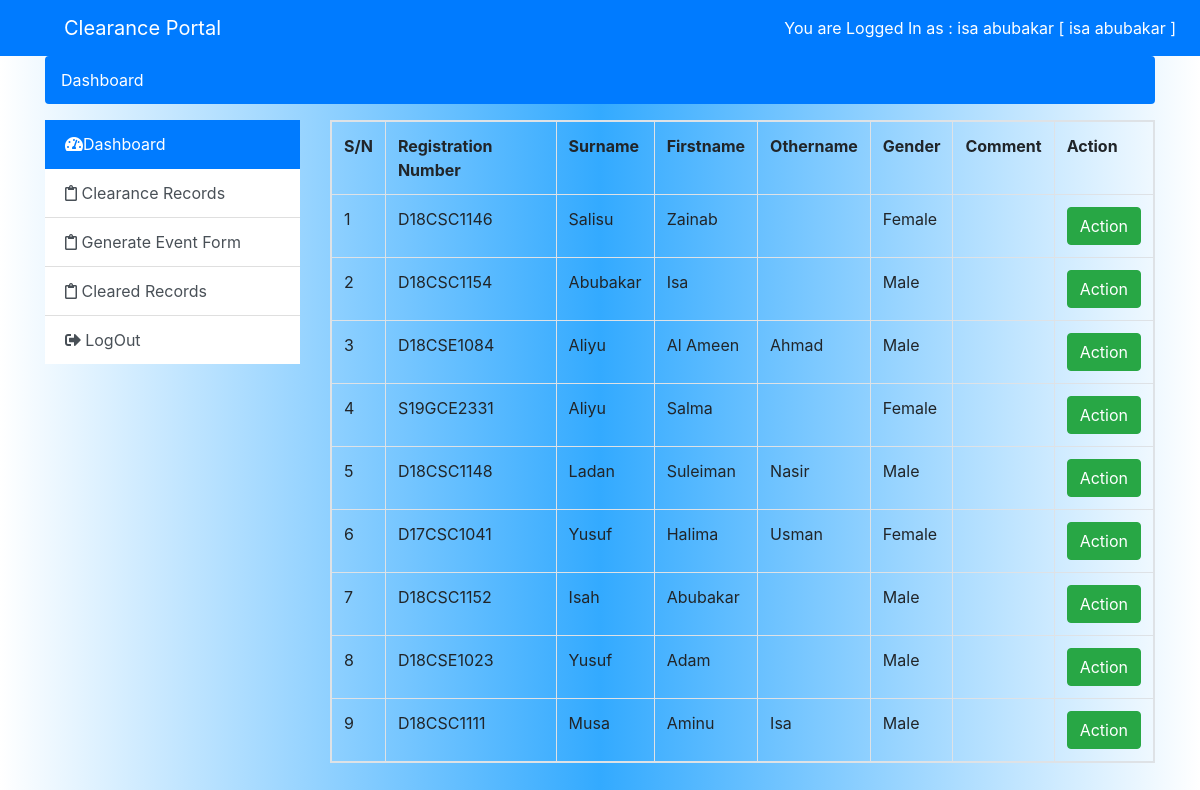
/dashboard.php?p=clearancerecords (signed in), run on the app's committed database.
### tables this page shows
CREATE TABLE `tbl_clearance` (
  `id` int(11) NOT NULL,
  `username` varchar(40) NOT NULL,
  `regno` varchar(255) NOT NULL,
  `surname` varchar(255) NOT NULL,
  `firstname` varchar(255) NOT NULL,
  `othernames` varchar(255) DEFAULT NULL,
  `gender` varchar(50) NOT NULL,
  `status` varchar(50) NOT NULL DEFAULT 'pending',
  `date` timestamp NOT NULL DEFAULT current_timestamp()
);

### view/clearancerecords.php (the view, shortened to what this page needs)
<table class="table table-bordered table-responsive">
    <tr>
        <th>S/N</th>
        <th>Registration Number</th>
        <th>Surname</th>
        <th>Firstname</th>
        <th>Othername</th>
        <th>Gender</th>
        <th>Comment</th>
        <th>Action</th>
    </tr>
    <?php
        $aCQuery = $conn->query("SELECT * FROM `tbl_clearance`");
        if (!$aCQuery) {
            die("UNABLE TO GET CLEARANCE ".$conn->error);
        }else{
            $sn = 0;
            while ($row = mysqli_fetch_assoc($aCQuery)) {
                $sn++;
                $usertype = $_SESSION['usertype'];
                $check_regno = $row['regno'];
                $regno = strtoupper($row['regno']);
                $surname = ucwords($row['surname']);
                $firstname = ucwords($row['firstname']);
                $othername = ucwords($row['othernames']);
                $gender = ucwords($row['gender']);
                    $uNotInQuery = $conn->query("SELECT * FROM `tbl_clearance_cleared` WHERE regno ='$check_regno' AND clear_by='$usertype'");
                    $uNIRow = mysqli_fetch_assoc($uNotInQuery);
                    if (!$uNotInQuery) {
                        die(error(" UNABLE TO CHECK REGISTRATION NUMBER ".$conn->error));
                    }else if(mysqli_num_rows($uNotInQuery) < 1){
                        echo "<tr>
                                <td>$sn</td>
                                <td>$regno</td>
                                <td>$surname</td>
                                <td>$firstname</td>
                                <td>$othername</td>
                                <td>$gender</td>
                                <td></td>
                                <td><a href='' class='btn btn-success action' id='$regno'>Action</a></td>
                            <tr>";
                    }else if(mysqli_num_rows($uNotInQuery) > 0){
                        $comment = $uNIRow['comment'];
                        if ($uNIRow['status'] != 'cleared') {
                            echo "<tr>
                                <td>$sn</td>
                                <td>$regno</td>
                                <td>$surname</td>
                                <td>$firstname</td>
                                <td>$othername</td>
                                <td>$gender</td>
                                <td>$comment</td>
                                <td><a href='' class='btn btn-success action' id='$regno'>Action</a></td>
                            <tr>";
                        }
                    }
            }
        }
    ?>
</table>

### view/header.php (shortened to what this page needs)
<!DOCTYPE html>
<html>
<head>
    <link rel="stylesheet" type="text/css" media="screen" href="./css/bootstrap.min.css" />
    <link rel="stylesheet" type="text/css" media="screen" href="./css/morris.css" />
    <link rel="stylesheet" type="text/css" media="screen" href="./css/admindashboard.css" />
    <link rel="stylesheet" href="//maxcdn.bootstrapcdn.com/font-awesome/4.5.0/css/font-awesome.min.css">
    <link rel="stylesheet" href="https://use.fontawesome.com/releases/v5.7.2/css/all.css"
>
    <link rel="stylesheet" href="https://stackpath.bootstrapcdn.com/bootstrap/4.3.1/css/bootstrap.min.css"
>
</head>

### view/navbar.php (shortened to what this page needs)
<body>
<nav class="navbar navbar-expand-lg navbar-light bg-primary">
    <a class="navbar-brand text-white d-flex ml-5" href="">Clearance Portal</a>
    <div class="collapse navbar-collapse" id="navbarNavDropdown">
        <ul class="navbar-nav  ml-auto">
            <li class="nav-item "><a href="#" class="nav-link text-white" id="Changes">You are Logged In as :
                <?php
                        echo  $_SESSION["username"] . " [ ". $_SESSION["usertype"] . " ]";
                 ?>
                </a>
            </li>
        </ul>
    </div>
</nav>

### dashboard.php (shortened to what this page needs)
<?php
    include "./view/header.php";
    include "./view/navbar.php";
?>
    <section>
        <div class="container">
            <ol class="breadcrumb bg-primary">
                <li class="breadcrumb-item active text-white">Dashboard</li>
            </ol>
        </div>
    </section>
    <div class="container">
        <div class="row">
            <div class="col-md-3  ">
                <?php include "./view/sidebar.php"; ?>
            </div>
            <div class="col-md-9">
                <div class="show-main" id="show-main">
                    <?php
                        if (isset($_GET['p'])) {
                            $p = $_GET['p'];
                           include "./view/".$p.".php";
                        }else{
                        }
                    ?>
                </div>
            </div>
         </div>
    </div>
   <?php
        include "./view/footer.php";
   ?>

### view/sidebar.php
<div class="list-group list-group-flush" id="navbarNavDropdown">
    <a href="#" class="list-group-item active">
        <i class="fas fa-tachometer-alt"></i>Dashboard
    </a>
    <?php
        if ($_SESSION['usertype'] === 'student') {
            echo '<a href="?p=clearanceform" class="list-group-item list-group-item-action sidebar-action" id="clearanceform">
            <i class="fab fa-wpforms"></i>
                Clearance Form
        </a>
        <a href="?p=clearancestatus" class="list-group-item list-group-item-action sidebar-action" id="clearancestatus">
            <i class="far fa-clipboard"></i>
            Clearance Status
        </a>';
        }else{
            echo '<a href="?p=clearancerecords" class="list-group-item list-group-item-action sidebar-action" id="clearancerecords">
            <i class="far fa-clipboard"></i>
            Clearance Records
        </a>
        <a href="?p=eventform" class="list-group-item list-group-item-action sidebar-action" id="eventform">
            <i class="far fa-clipboard"></i>
            Generate Event Form
        </a>
        <a href="?p=clearedrecords" class="list-group-item list-group-item-action sidebar-action" id="clearedrecords">
            <i class="far fa-clipboard"></i>
            Cleared Records
        </a>';
        }
    ?>
    <a href="logout.php" class="list-group-item list-group-item-action">
        <i class="fas fa-sign-out-alt"></i>
            LogOut
    </a>
</div>

### view/footer.php (shortened to what this page needs)
</body>
</html>

### css/admindashboard.css (style rules this page uses)
body { background-image: linear-gradient(to right, #ffff, #3af, #ffff); }

### data on the page
tbl_clearance: regno "D18CSC1146", surname "Salisu", firstname "Zainab", gender "Female"
tbl_clearance: regno "D18CSC1154", surname "Abubakar", firstname "Isa", gender "Male"
tbl_clearance: regno "D18CSE1084", surname "Aliyu", firstname "Al Ameen", othernames "Ahmad", gender "Male"
tbl_clearance: regno "S19GCE2331", surname "Aliyu", firstname "Salma", gender "Female"
tbl_clearance: regno "D18CSC1148", surname "Ladan", firstname "Suleiman", othernames "Nasir", gender "Male"
tbl_clearance: regno "D17CSC1041", surname "Yusuf", firstname "Halima", othernames "Usman", gender "Female"
tbl_clearance: regno "D18CSC1152", surname "Isah", firstname "Abubakar", gender "Male"
tbl_clearance: regno "D18CSE1023", surname "Yusuf", firstname "Adam", gender "Male"
tbl_clearance: regno "D18CSC1111", surname "Musa", firstname "Aminu", othernames "Isa", gender "Male"

### other printed values
$_SESSION["username"] "isa abubakar"
$_SESSION["usertype"] "isa abubakar"
